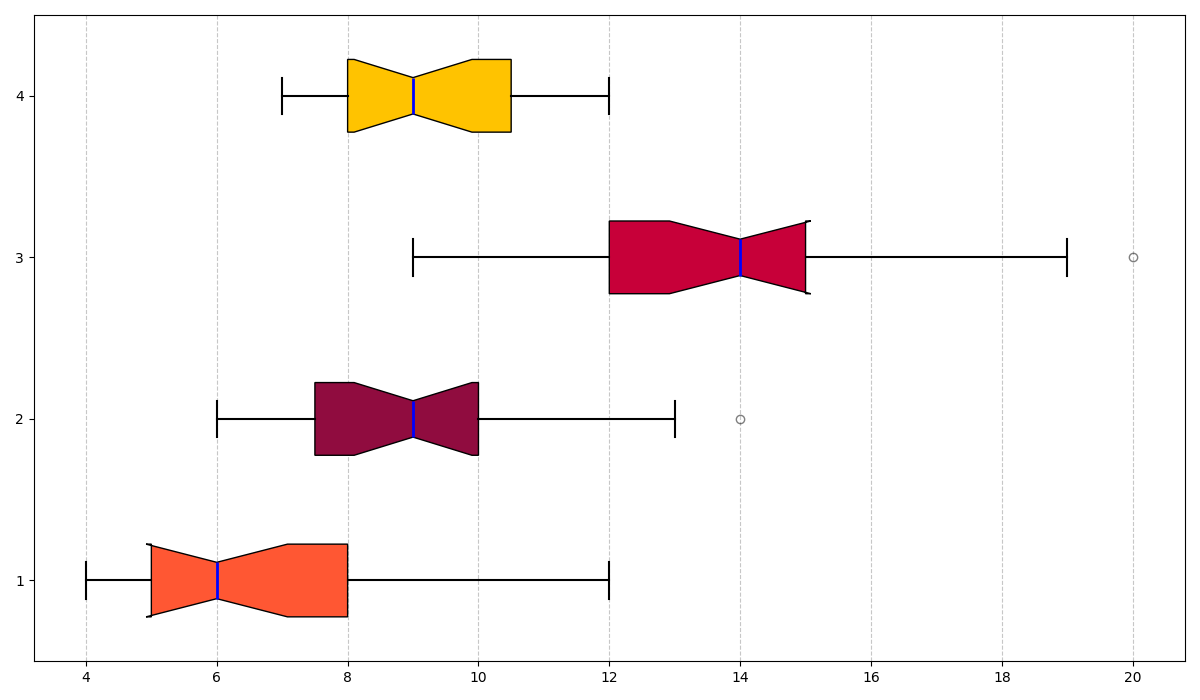

This figure's Python source:
import matplotlib.pyplot as plt

# Data on various fruit and vegetable consumption (servings per week) among individuals of different age groups
kids_data = [5, 7, 6, 4, 5, 6, 8, 9, 10, 7, 5, 6, 4, 6, 5, 7, 8, 11, 12]
teens_data = [6, 8, 9, 7, 7, 6, 8, 10, 12, 11, 10, 9, 7, 9, 8, 10, 8, 13, 14]
adults_data = [9, 10, 12, 11, 12, 14, 13, 12, 14, 15, 14, 13, 12, 14, 15, 17, 18, 19, 20]
seniors_data = [8, 10, 9, 7, 8, 9, 11, 12, 10, 11, 9, 8, 7, 10, 9, 8, 10, 11, 12]

data = [kids_data, teens_data, adults_data, seniors_data]

plt.figure(figsize=(12, 7))
box = plt.boxplot(data, patch_artist=True, notch=True, vert=False)  # Set vert to False for horizontal plot

colors = ['#FF5733', '#900C3F', '#C70039', '#FFC300']  # Orange, Dark Red, Red, Yellow
for patch, color in zip(box['boxes'], colors):
    patch.set_facecolor(color)

plt.setp(box['whiskers'], color='black', linewidth=1.5)
plt.setp(box['caps'], color='black', linewidth=1.5)
plt.setp(box['medians'], color='blue', linewidth=2)
plt.setp(box['fliers'], marker='o', color='green', alpha=0.5)

plt.grid(axis='x', linestyle='--', alpha=0.7)  # Change grid axis to 'x'
plt.tight_layout()
plt.show()
